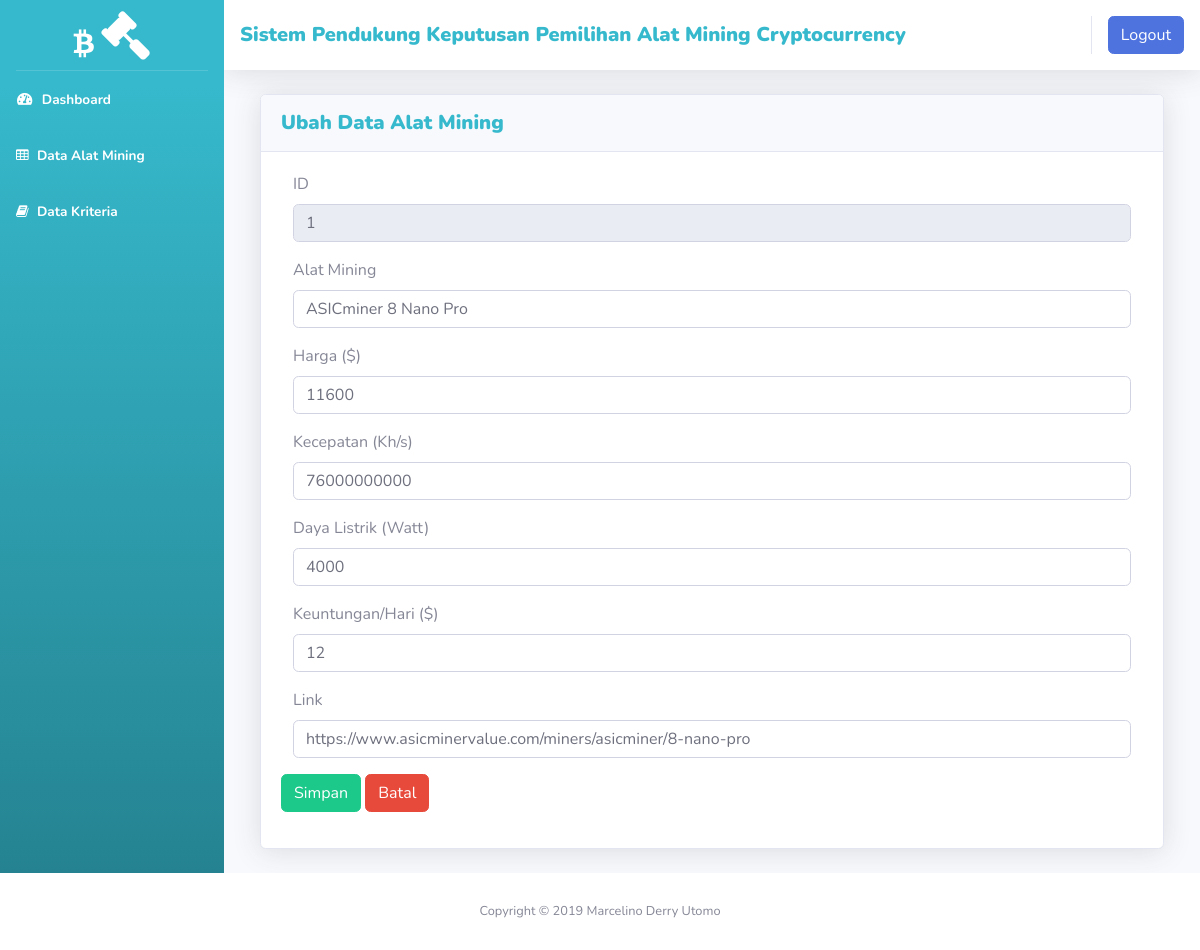
The app's page /admin/data_alat_mining_ubah.php?id_alat=1 with its own data.
### tables this page shows
CREATE TABLE `data_alat` (
  `id_alat` int(11) NOT NULL,
  `alatmining` varchar(50) NOT NULL,
  `harga` varchar(20) NOT NULL,
  `kecepatan` varchar(20) NOT NULL,
  `listrik` varchar(20) NOT NULL,
  `keuntungan` varchar(20) NOT NULL,
  `link` text NOT NULL
);

### admin/data_alat_mining_ubah.php (the view, shortened to what this page needs)
<?php include_once 'atribut/head.php'; ?>
<?php
$id_alat    = $_GET['id_alat'];
$sql        = "SELECT * FROM data_alat WHERE id_alat= '$id_alat'";
$query      = mysqli_query($konek, $sql);
$row        = mysqli_fetch_array($query);
?>
<div id="wrapper">
  <?php include_once 'atribut/sidebar.php'; ?>
  <div id="content-wrapper" class="d-flex flex-column">
    <div id="content">
      <?php include_once 'atribut/navbar.php'; ?>
      <div class="container-fluid">
        <div class="col-xl-12  col-lg-8">
          <div class="card shadow mb-4">
            <div class="card-header py-3 d-flex flex-row align-items-center justify-content-between">
              <h5 class="m-0 font-weight-bold text-info"> <b> Ubah Data Alat Mining </b></h5>
            </div>
            <div class="card-body">
              <form class="form" method="post">
                <div class="form-group">
                  <label class="control-label col-md-12 col-sm-12 col-xs-12">ID</label>
                  <div class="col-md-12 col-sm-12 col-xs-12">
                    <input class="form-control" type="text" name="id_alat" value="<?php echo $row['id_alat']; ?>"
                      readonly="readonly">
                  </div>
                </div>
                <div class="form-group">
                  <label class="control-label col-md-12 col-sm-12 col-xs-12">Alat Mining</label>
                  <div class="col-md-12 col-sm-12 col-xs-12">
                    <input class="form-control" type="text" name="alatmining" value="<?php echo $row['alatmining']; ?>">
                  </div>
                </div>
                <div class="form-group">
                  <label class="control-label col-md-12 col-sm-12 col-xs-12">Harga ($)</label>
                  <div class="col-md-12 col-sm-12 col-xs-12">
                    <input class="form-control" type="text" name="harga" value="<?php echo $row['harga']; ?>">
                  </div>
                </div>
                <div class="form-group">
                  <label class="control-label col-md-12 col-sm-12 col-xs-12">Kecepatan (Kh/s)</label>
                  <div class="col-md-12 col-sm-12 col-xs-12">
                    <input class="form-control" type="text" name="kecepatan" value="<?php echo $row['kecepatan']; ?>">
                  </div>
                </div>
                <div class="form-group">
                  <label class="control-label col-md-12 col-sm-12 col-xs-12">Daya Listrik (Watt)</label>
                  <div class="col-md-12 col-sm-12 col-xs-12">
                    <input class="form-control" type="text" name="listrik" value="<?php echo $row['listrik']; ?>">
                  </div>
                </div>
                <div class="form-group">
                  <label class="control-label col-md-12 col-sm-12 col-xs-12">Keuntungan/Hari ($)</label>
                  <div class="col-md-12 col-sm-12 col-xs-12">
                    <input class="form-control" type="text" name="keuntungan" value="<?php echo $row['keuntungan']; ?>">
                  </div>
                </div>
                <div class="form-group">
                  <label class="control-label col-md-12 col-sm-12 col-xs-12">Link</label>
                  <div class="col-md-12 col-sm-12 col-xs-12">
                    <input class="form-control" type="text" name="link" value="<?php echo $row['link']; ?>">
                  </div>
                </div>
                <input class="btn btn-success" type="submit" name="simpan" value="Simpan">
                <a href="data_alat_mining.php">
                  <button type="button" name="button" class="btn btn-danger">Batal</button>
                </a>
              </form>
            </div>
          </div>
        </div>
      </div>
    </div>
  </div>
</div>
<footer class="sticky-footer bg-white">
  <div class="container my-auto">
    <div class="copyright text-center my-auto">
      <span>Copyright &copy; 2019 Marcelino Derry Utomo</span>
    </div>
  </div>
</footer>
</body>
</html>

### records on screen
data_alat: id_alat "1", alatmining "ASICminer 8 Nano Pro", harga "11600", kecepatan "76000000000", listrik "4000", keuntungan "12", link "https://www.asicminervalue.com/miners/asicminer/8-nano-pro"
